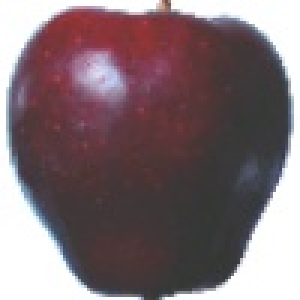
#> input picture Image Processing/images/red_apple.jpg, 100 x 100 px (shown 3 times larger); the run also reads 1 picture not shown here
$ jupyter execute 'colorSpaces&Segmentation.ipynb'
#> lines starting #> are read from the running program, lines starting #| are printed output that depends on the picture; after the words box and inside, x2 and y2 are one past the last pixel; in counts of white or black regions, pixels touching at a corner belong together
# Color spaces & segmentation

This notebook performs the requested tasks: display BGR vs RGB, HSV channel visualization, HSV masking for red and other fruits, brightness/contrast comparison, and a short reflection. Run cells in order.

[cell 1]
import sys
print(sys.executable)

[cell 2]
import cv2
import numpy as np
import matplotlib.pyplot as plt
import os

plt.rcParams['figure.dpi'] = 100

def show_row(titles, imgs, cmaps=None, figsize=(16,4)):
    if cmaps is None:
        cmaps = [None] * len(imgs)
    fig, axes = plt.subplots(1, len(imgs), figsize=figsize)
    if len(imgs) == 1:
        axes = [axes]
    for ax, title, img, cmap in zip(axes, titles, imgs, cmaps):
        ax.imshow(img, cmap=cmap)
        ax.set_title(title)
        ax.axis('off')
    plt.tight_layout()
    plt.show()

base = os.path.join('images')

# 1) Load red_apple.jpg in BGR and display correct (RGB) and raw BGR

[cell 3]
bgr = cv2.imread(os.path.join('images', 'red_apple.jpg'))
#> bgr is the input picture: shape (100, 100, 3); mean B, G, R 116, 111.2, 128.4
if bgr is None:
    raise FileNotFoundError('red_apple.jpg not found in images/')
rgb = cv2.cvtColor(bgr, cv2.COLOR_BGR2RGB)
show_row(
    ['Red apple - converted to RGB (correct)', 'Red apple - raw BGR interpreted as RGB (colors wrong)'],
    [rgb, bgr],
    [None, None]
)
#> the loop in show_row, `for ax, title, img, cmap in zip(axes, titles, imgs, cmaps):` made 2 passes
#> (title, cmap) on pass 1: ('Red apple - converted to RGB (correct)', None)

Observation: without conversion BGR appears blue/red swapped.

# 2) Convert to HSV and show H, S, V channels

[cell 4]
hsv = cv2.cvtColor(bgr, cv2.COLOR_BGR2HSV)
#> hsv: shape (100, 100, 3); mean H, S, V 101.8, 50.9, 130.9
h, s, v = cv2.split(hsv)
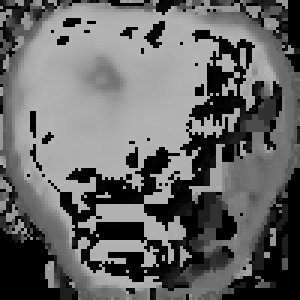
#> h: shape (100, 100) (shown 3 times larger); min 0, max 179, mean 101.8
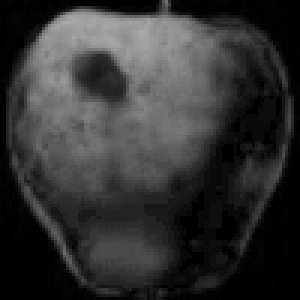
#> s: shape (100, 100) (shown 3 times larger); min 0, max 170, mean 50.9
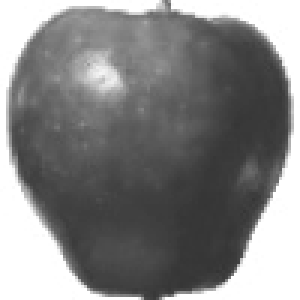
#> v: shape (100, 100) (shown 3 times larger); min 52, max 255, mean 130.9
plt.figure(figsize=(12,4))
plt.subplot(1,3,1); plt.title('H'); plt.axis('off'); plt.imshow(h, cmap='gray')
plt.subplot(1,3,2); plt.title('S'); plt.axis('off'); plt.imshow(s, cmap='gray')
plt.subplot(1,3,3); plt.title('V'); plt.axis('off'); plt.imshow(v, cmap='gray')
plt.show()

S (saturation) best separates colorful object from white background.

# 3) Masking by color for red (two hue ranges)

[cell 5]
lower1 = np.array([0,50,50])
upper1 = np.array([10,255,255])
lower2 = np.array([170,50,50])
upper2 = np.array([180,255,255])
mask1 = cv2.inRange(hsv, lower1, upper1)
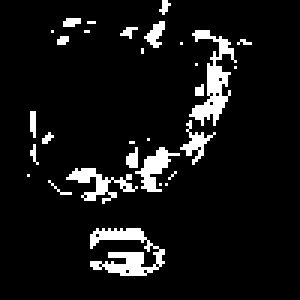
#> mask1: shape (100, 100) (shown 3 times larger); 8% white; 30 white regions (23 under 20 px), largest, box (x1, y1, x2, y2) and area: (30, 76, 55, 92) 194, (63, 10, 79, 42) 182, (22, 56, 46, 68) 103
mask2 = cv2.inRange(hsv, lower2, upper2)
#> mask2: shape (100, 100); 26.3% white; 17 white regions (14 under 20 px), largest, box (x1, y1, x2, y2) and area: (6, 2, 87, 67) 2439, (30, 80, 53, 91) 125, (72, 18, 79, 24) 27
mask = cv2.bitwise_or(mask1, mask2)
#> mask: shape (100, 100); 34.3% white; 4 white regions (2 under 20 px), largest, box (x1, y1, x2, y2) and area: (6, 0, 87, 68) 3089, (27, 76, 55, 92) 331
masked = cv2.bitwise_and(bgr, bgr, mask=mask)
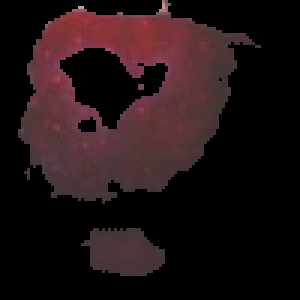
#> masked: shape (100, 100, 3) (shown 3 times larger); mean B, G, R 20.7, 19.1, 33.3
show_row(
    ['Original (RGB)', 'Combined mask (grayscale)', 'Masked result (RGB)'],
    [cv2.cvtColor(bgr, cv2.COLOR_BGR2RGB), mask, cv2.cvtColor(masked, cv2.COLOR_BGR2RGB)],

    ['gray' if i == 1 else None for i in range(3)])
#> the loop in show_row (call 2), `for ax, title, img, cmap in zip(axes, titles, imgs, cmaps):` made 3 passes

# 4) Color table task for other fruits: green apple, banana, lime

[cell 6]
files = ['green_apple.jpg','banana.jpg','lime.jpg']
ranges = {
    'green_apple.jpg': ((35,50,30),(85,255,255)),
    'banana.jpg':      ((15,50,50),(35,255,255)),
    'lime.jpg':        ((30,50,50),(75,255,255)),
}
def show_mask_for(path, hsv_min, hsv_max):
#> called with path = 'green_apple.jpg', hsv_min = (35, 50, 30), hsv_max = (85, 255, 255)
    img = cv2.imread(os.path.join('images', path))
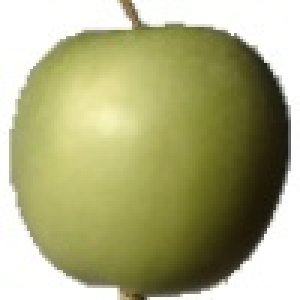
#> input picture Image Processing/images/green_apple.jpg, 100 x 100 px (shown 3 times larger)
#> img is the input picture: shape (100, 100, 3); mean B, G, R 127.3, 172.1, 172.2
    if img is None:
        print(path, 'not found')
        return
    hsv_i = cv2.cvtColor(img, cv2.COLOR_BGR2HSV)
#> hsv_i: shape (100, 100, 3); mean H, S, V 27.6, 89.7, 172.9
    lower = np.array(hsv_min); upper = np.array(hsv_max)
    m = cv2.inRange(hsv_i, lower, upper)
#> m: shape (100, 100); 0.06% white in thin lines or dots, all inside (x1, y1, x2, y2) = (36, 10, 94, 32)
    res = cv2.bitwise_and(img, img, mask=m)
    show_row(
        [f'{path} - original (RGB)', f'{path} - mask', f'{path} - masked'],
        [cv2.cvtColor(img, cv2.COLOR_BGR2RGB), m, cv2.cvtColor(res, cv2.COLOR_BGR2RGB)],
        [None, 'gray', None]
    )
#> call 3 of show_row, with figsize = (16, 4)
#> the loop in show_row (call 3), `for ax, title, img, cmap in zip(axes, titles, imgs, cmaps):` made 3 passes
#> in show_row (call 3), `plt.show()`:
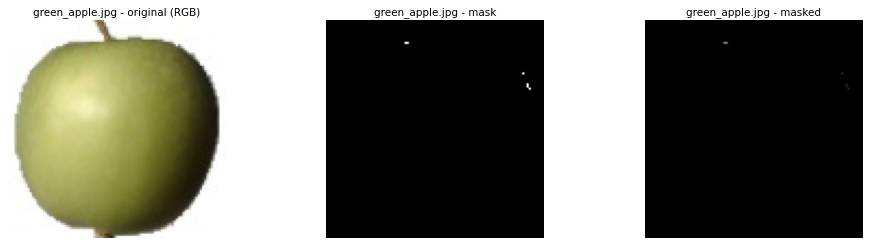
#> figure drawn by matplotlib, 3 panels

for fname, (mn, mx) in ranges.items():
    show_mask_for(fname, mn, mx)
#> pass 2 of the loop `for fname, (mn, mx) in ranges.items():`:
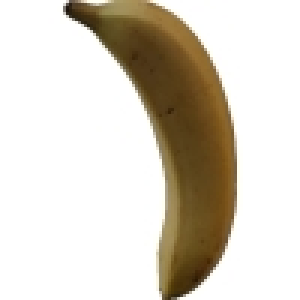
#> input picture Image Processing/images/banana.jpg, 100 x 100 px (shown 3 times larger)
#> in show_mask_for, img is the input picture: shape (100, 100, 3); mean B, G, R 199.1, 210.8, 217.4
#> in show_mask_for (call 2), `m = cv2.inRange(hsv_i, lower, upper)`:
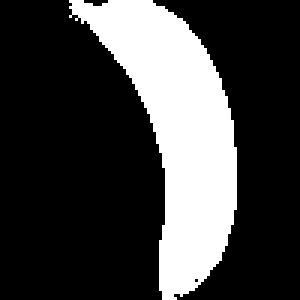
#> m: shape (100, 100) (shown 3 times larger); 25.4% white; 1 white region, box (x1, y1, x2, y2) and area: (23, 0, 79, 100) 2536
#> the loop in show_row (call 4), `for ax, title, img, cmap in zip(axes, titles, imgs, cmaps):` made 3 passes
#> in show_row (call 4), `plt.show()`:
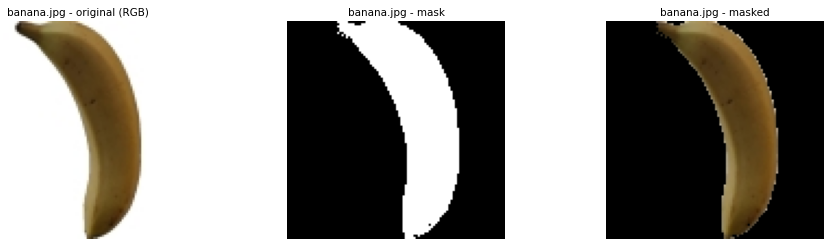
#> figure drawn by matplotlib, 3 panels
#> pass 3 of the loop `for fname, (mn, mx) in ranges.items():`:
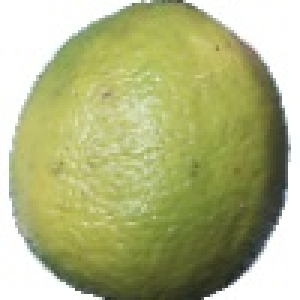
#> input picture Image Processing/images/lime.jpg, 100 x 100 px (shown 3 times larger)
#> in show_mask_for, img is the input picture: shape (100, 100, 3); mean B, G, R 128.9, 180.4, 175.5
#> the loop in show_row (call 5), `for ax, title, img, cmap in zip(axes, titles, imgs, cmaps):` made 3 passes
#> in show_row (call 5), `plt.show()`:
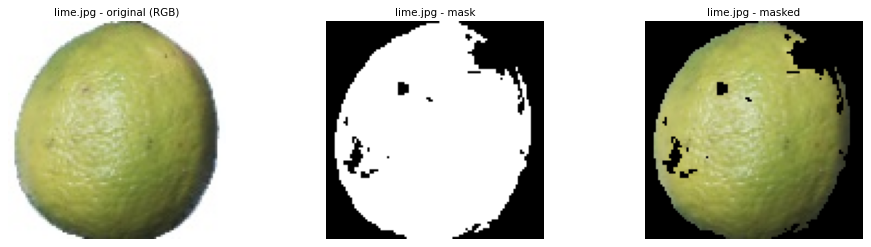
#> figure drawn by matplotlib, 3 panels

print("Markdown table (paste into a markdown cell):")
print("Fruit | H_min | H_max | S_min | S_max | V_min | V_max")
print("---|---:|---:|---:|---:|---:|---:")

for fname, (mn, mx) in ranges.items():
    fruit = fname.replace(".jpg", "").replace("_", " ").title()
    print(f"| {fruit} | {mn[0]} | {mx[0]} | {mn[1]} | {mx[1]} | {mn[2]} | {mx[2]} |")

# 5) Brightness/contrast adjustment for banana and mask reliability

[cell 7]
img_b = cv2.imread(os.path.join('images', 'banana.jpg'))
if img_b is None:
    raise FileNotFoundError('banana.jpg not found')
alpha = 1.3; beta = 20
manual = np.clip(alpha * img_b + beta, 0, 255).astype(np.uint8)
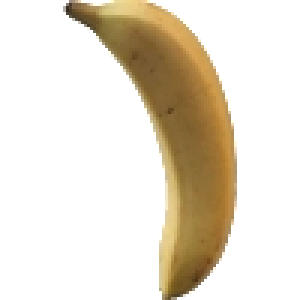
#> manual: shape (100, 100, 3) (shown 3 times larger); mean B, G, R 208.1, 222.8, 231.2
cv_scaled = cv2.convertScaleAbs(img_b, alpha=alpha, beta=beta)
show_row(
    ['Banana - original (RGB)', 'Banana - manual alpha/beta (RGB)', 'Banana - cv2.convertScaleAbs (RGB)'],
    [cv2.cvtColor(img_b, cv2.COLOR_BGR2RGB), cv2.cvtColor(manual, cv2.COLOR_BGR2RGB), cv2.cvtColor(cv_scaled, cv2.COLOR_BGR2RGB)],
    [None, None, None]
)
#> the loop in show_row (call 6), `for ax, title, img, cmap in zip(axes, titles, imgs, cmaps):` made 3 passes
#> in show_row (call 6), `plt.show()`:
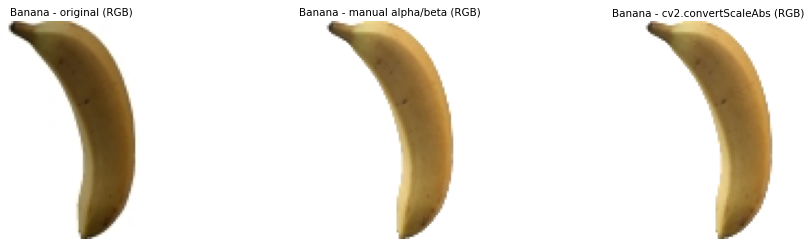
#> figure drawn by matplotlib, 3 panels
# Compare mask counts using banana range from earlier
bn_range = ranges['banana.jpg']
def mask_count(img_bgr, hsv_min, hsv_max):
    hsv_i = cv2.cvtColor(img_bgr, cv2.COLOR_BGR2HSV)
    m = cv2.inRange(hsv_i, np.array(hsv_min), np.array(hsv_max))
    return cv2.countNonZero(m), m
cnt_orig, m_orig = mask_count(img_b, *bn_range)
#> cnt_orig = 2536
cnt_manual, m_manual = mask_count(manual, *bn_range)
#> call 2 of mask_count, with hsv_min = (15, 50, 50), hsv_max = (35, 255, 255)
#> in mask_count (call 2), `hsv_i = cv2.cvtColor(img_bgr, cv2.COLOR_BGR2HSV)`: hsv_i: shape (100, 100, 3); mean H, S, V 5, 37.3, 231.2
#> in mask_count (call 2), `m = cv2.inRange(hsv_i, np.array(hsv_min), np.array(hsv_max))`:
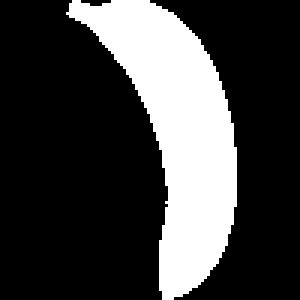
#> m: shape (100, 100) (shown 3 times larger); 25.2% white; 1 white region, box (x1, y1, x2, y2) and area: (22, 0, 79, 100) 2522
#> cnt_manual = 2522
cnt_cv, m_cv = mask_count(cv_scaled, *bn_range)
#> in mask_count (call 3), `hsv_i = cv2.cvtColor(img_bgr, cv2.COLOR_BGR2HSV)`: hsv_i: shape (100, 100, 3); mean H, S, V 5, 37.2, 231.3
#> in mask_count (call 3), `m = cv2.inRange(hsv_i, np.array(hsv_min), np.array(hsv_max))`: m: shape (100, 100); 25.2% white; 1 white region, box (x1, y1, x2, y2) and area: (22, 0, 79, 100) 2524
#> cnt_cv = 2524
print('Mask counts (banana) -> original, manual, cv2:', cnt_orig, cnt_manual, cnt_cv)
#| Mask counts (banana) -> original, manual, cv2: 2536 2522 2524
show_row(
    ['Original mask', 'Manual-adjusted mask', 'cv2.convertScaleAbs mask'],
    [m_orig, m_manual, m_cv],
    ['gray', 'gray', 'gray']
)
